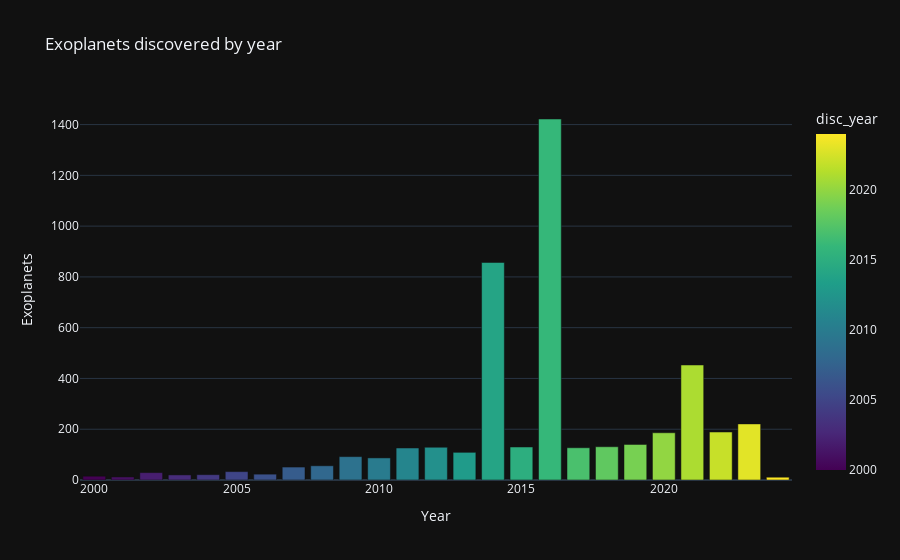

Notebook cell for this chart:
### Code cell
#📊 Graphic

fig = px.bar(discovered_year, x=discovered_year.index, y=discovered_year.values, 
             title="Exoplanets discovered by year", template="plotly_dark",
             color=discovered_year.index, color_continuous_scale='viridis')

fig.update_xaxes(title_text="Year")
fig.update_yaxes(title_text="Exoplanets")

fig.show()

### Figure 1 — Plotly figure (JSON) as saved in the notebook; plotly's stock layout.template omitted (floating-point values rounded to 4 significant figures)
{"data": [{"alignmentgroup": "True", "hovertemplate": "disc_year=%{marker.color}<br>y=%{y}<extra></extra>", "legendgroup": "", "marker": {"color": [2016, 2014, 2021, 2023, 2022, 2020, 2019, 2018, 2015, 2012, 2017, 2011, 2013, 2009, 2010, 2008, 2007, 2005, 2002, 2006, 2004, 2003, 2000, 2001, 2024], "coloraxis": "coloraxis", "pattern": {"shape": ""}}, "name": "", "offsetgroup": "", "orientation": "v", "showlegend": false, "textposition": "auto", "type": "bar", "x": [2016, 2014, 2021, 2023, 2022, 2020, 2019, 2018, 2015, 2012, 2017, 2011, 2013, 2009, 2010, 2008, 2007, 2005, 2002, 2006, 2004, 2003, 2000, 2001, 2024], "xaxis": "x", "y": [1422, 857, 453, 221, 189, 186, 140, 131, 130, 129, 127, 126, 109, 92, 87, 56, 51, 33, 29, 23, 21, 20, 15, 12, 11], "yaxis": "y"}], "layout": {"autosize": true, "barmode": "relative", "coloraxis": {"colorbar": {"title": {"text": "disc_year"}}, "colorscale": [[0, "#440154"], [0.1111, "#482878"], [0.2222, "#3e4989"], [0.3333, "#31688e"], [0.4444, "#26828e"], [0.5556, "#1f9e89"], [0.6667, "#35b779"], [0.7778, "#6ece58"], [0.8889, "#b5de2b"], [1, "#fde725"]]}, "legend": {"tracegroupgap": 0}, "title": {"text": "Exoplanets discovered by year"}, "xaxis": {"anchor": "y", "autorange": true, "domain": [0, 1], "range": [2000.0, 2024.0], "title": {"text": "Year"}, "type": "linear"}, "yaxis": {"anchor": "x", "autorange": true, "domain": [0, 1], "range": [0, 1497.0], "title": {"text": "Exoplanets"}, "type": "linear"}}}
